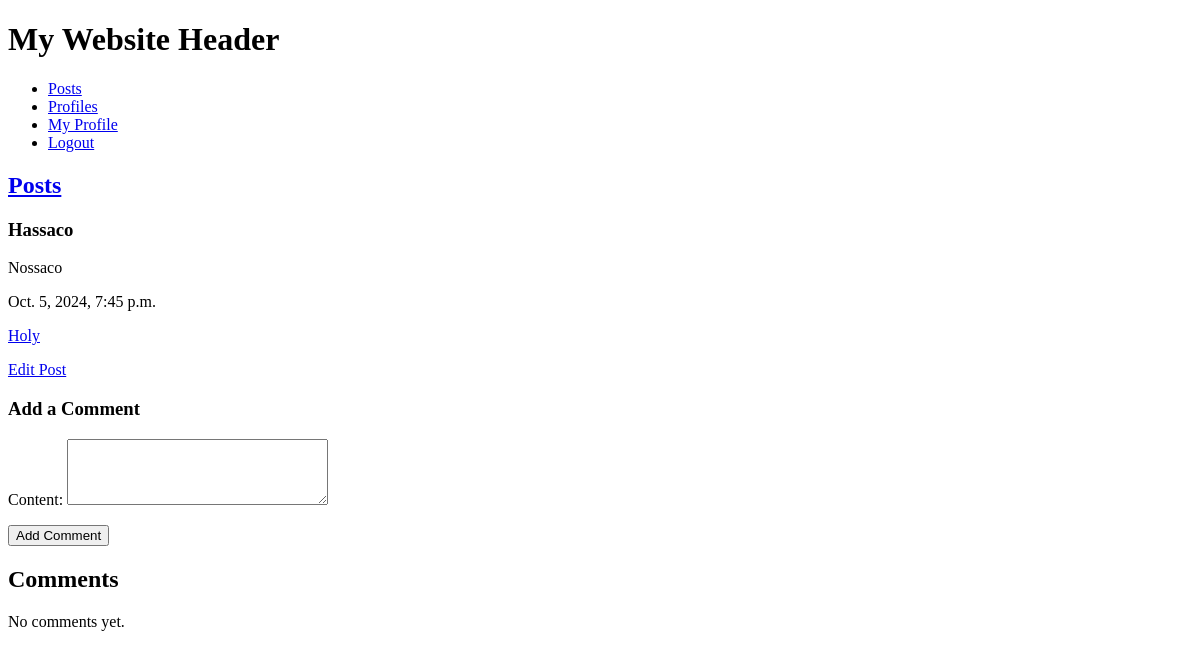
The app's page /blog/posts/7/ (signed in), older data.
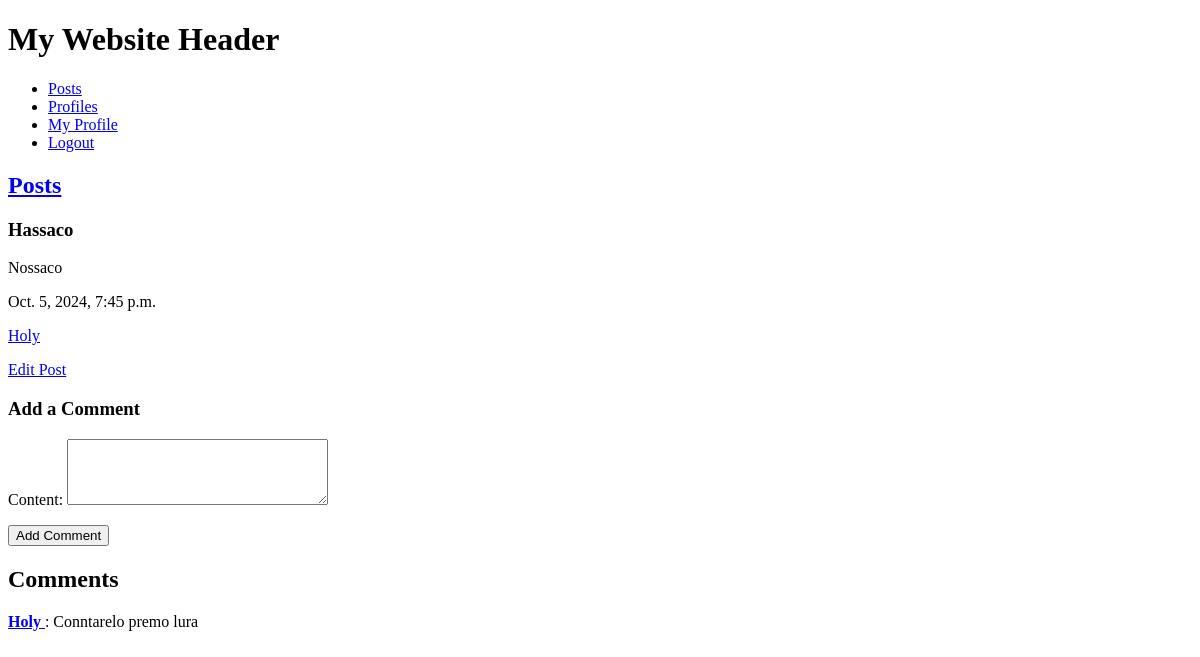
The same page, newer data.
### blog/models.py (models this page shows, shortened)
class Comment(models.Model):
    class Meta:
        db_table = "comment"
    content = models.TextField(
        'Content',
        blank=False,
        null=False
    )
    created_at = models.DateTimeField(
        'Created at',
        auto_now_add=True
    )
    post = models.ForeignKey(
        Post,
        on_delete=models.CASCADE,
        related_name='comments'
    )
    author = models.ForeignKey(
        User,
        on_delete=models.CASCADE,
        related_name='comments'
    )

### blog/views.py (the view, shortened to what this page needs)
# urls.py: path('posts/<int:pk>/', PostDetailView.as_view(), name='post_detail'),
class PostDetailView(BasePostView):
    template_name = 'post_detail.html'
    def get(self, request, pk):
        post = self.get_post(pk)
        comments = post.comments.all()
        comment_form = CommentForm()
        context = {
            'post': post,
            'comments': comments,
            'comment_form': comment_form
        }
        return render(request, self.template_name, context)

### blog/forms.py
class CommentForm(forms.ModelForm):
    class Meta:
        model = Comment
        fields = ['content']
        widgets = {
            'content': forms.Textarea(attrs={'cols':30,'rows':4})
        }

### blog/views.py (called while the page is built)
    def get_post(self, pk):
        return get_object_or_404(self.model, pk=pk)

### blog/templates/post_detail.html (shortened to what this page needs)
{% extends 'base.html' %}
{% block content %}
    <h2><a href="{% url 'posts' %}">Posts</a></h2>
    <h3>{{ post.title }}</h3>
    <p>{{ post.content }}</p>
    <p>{{post.created_at}}</p>
    <p>
        <a href="{% url 'profile' post.author.username %}">
            {{ post.author.username }}
        </a>
    </p>
    {% if request.user == post.author %}
        <a href="{% url 'post_form' post.pk %}">Edit Post</a>
    {%endif%}
    <h3>Add a Comment</h3>
    <form method="post">
        {{ comment_form.as_p }}
        <button type="submit">Add Comment</button>
    </form>
    <h2>Comments</h2>
    {% for comment in comments %}
        <div>
            <p>
                <strong>
                    <a href="{% url 'profile' comment.author.username %}">
                        {{ comment.author.username }}
                    </a>
                </strong>:
                {{ comment.content }}
            </p>
        </div>
    {% empty %}
        <p>No comments yet.</p>
    {% endfor %}
{% endblock %}

Row changes from the older to the newer data that the page shows:
added Comment: author.username "Holy", content "Conntarelo premo lura"
Text that changed along with them:
text no longer shown: "No comments yet."
